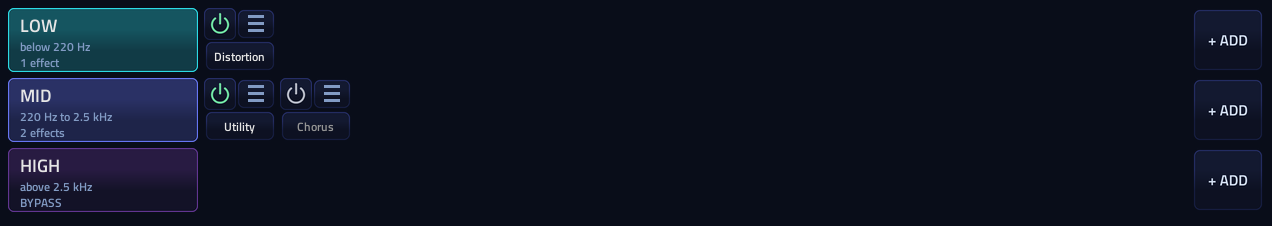
#> input picture components/native/band_lane/img/catalog-band-lane.png, 1272 x 226 px
$ python -i device.py   (imports and definitions only)
#> lines starting #> are read from the running program, lines starting #| are printed output that depends on the picture; after the words box and inside, x2 and y2 are one past the last pixel; in counts of white or black regions, pixels touching at a corner belong together
#> further down, picture is the input picture: PIL image 1272x226 RGBA; mean R, G, B, A 14, 20.1, 35.2, 255
"""XL native framebuffer, status and touch adapter. Only the operator-selected XL is contacted."""
import csv
import gzip
import io
import json
import math
from pathlib import Path
import re
import shlex
import subprocess
import time

from PIL import Image, ImageChops, ImageOps


class Unavailable(Exception):
    """A prerequisite or independent oracle is unavailable."""


class XL:
    footer_settle = .65
    footer_confirm = 0
    card = 0
    rotation = Image.Transpose.ROTATE_90

    # [21 lines left out: functions __init__, remote, status, not called in this run]

    def image(self):
        data = gzip.decompress(self.remote(f"{self.grab} /dev/dri/card{self.card} 2>/dev/null | gzip -1"))
        return self.decode(data).convert("RGB")

    # [81 lines left out: functions decode, overlay, compose, gesture, snapshot, not called in this run]

    def params(self):
        return self.snapshot()["engine"]


class Key61(XL):
    footer_settle = 2.0
    footer_confirm = .35
    card = 1
    rotation = Image.Transpose.ROTATE_270

    # [37 lines left out: functions __init__, parse_dump, not called in this run]


def recognise_word(image, alphabet=None):
    enlarged = image.convert("L").resize((image.width * (8 if alphabet else 4), image.height * (8 if alphabet else 4)), Image.Resampling.LANCZOS)
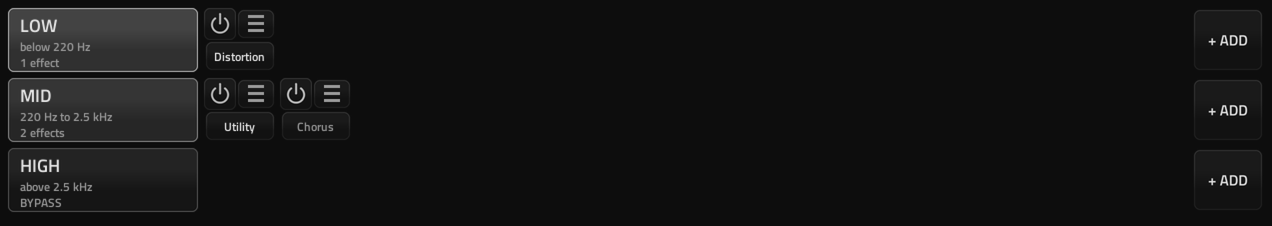
#> enlarged: PIL image 5088x904 L (shown at 1/4 size); min 0, max 255, mean 19.9
    letters = enlarged.point(lambda pixel: 255 if pixel > (90 if alphabet else 110) else 0)
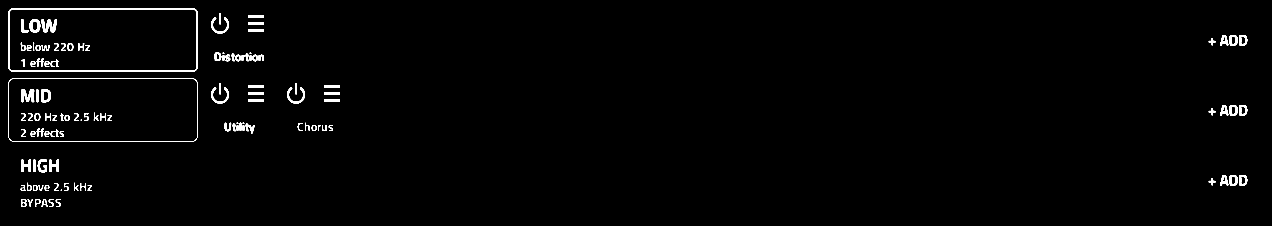
#> letters: PIL image 5088x904 L (shown at 1/4 size); 1.4% white; 116 white regions, largest, box (x1, y1, x2, y2) and area: (32, 32, 792, 288) 9838, (33, 313, 791, 567) 5842, (165, 77, 228, 129) 1839
    box = letters.getbbox()
#> box = (32, 32, 4989, 828)
    if not box:
        return ""
    word = ImageOps.expand(ImageOps.invert(letters.crop(box)), border=16 if alphabet else 20, fill=255)
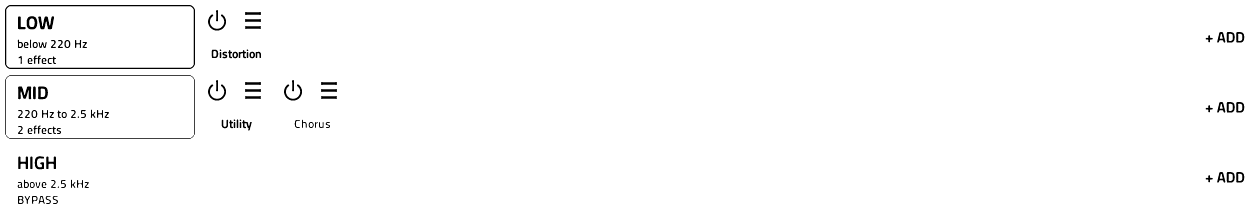
#> word: PIL image 4997x836 L (shown at 1/4 size); 98.5% white; 116 black regions, largest, box (x1, y1, x2, y2) and area: (20, 20, 780, 276) 9838, (21, 301, 779, 555) 5842, (153, 65, 216, 117) 1839
    return " ".join(row["text"] for row in recognise(word, mode=7 if alphabet else 8, alphabet=alphabet) if row["text"].strip())


def recognise(image, mode=11, alphabet=None):
    buf = io.BytesIO()
    image.save(buf, "PNG")
    config = ["-c", "tessedit_char_whitelist=" + alphabet] if alphabet else []
#> (the run stopped early here; a loop or call above may not have finished)
